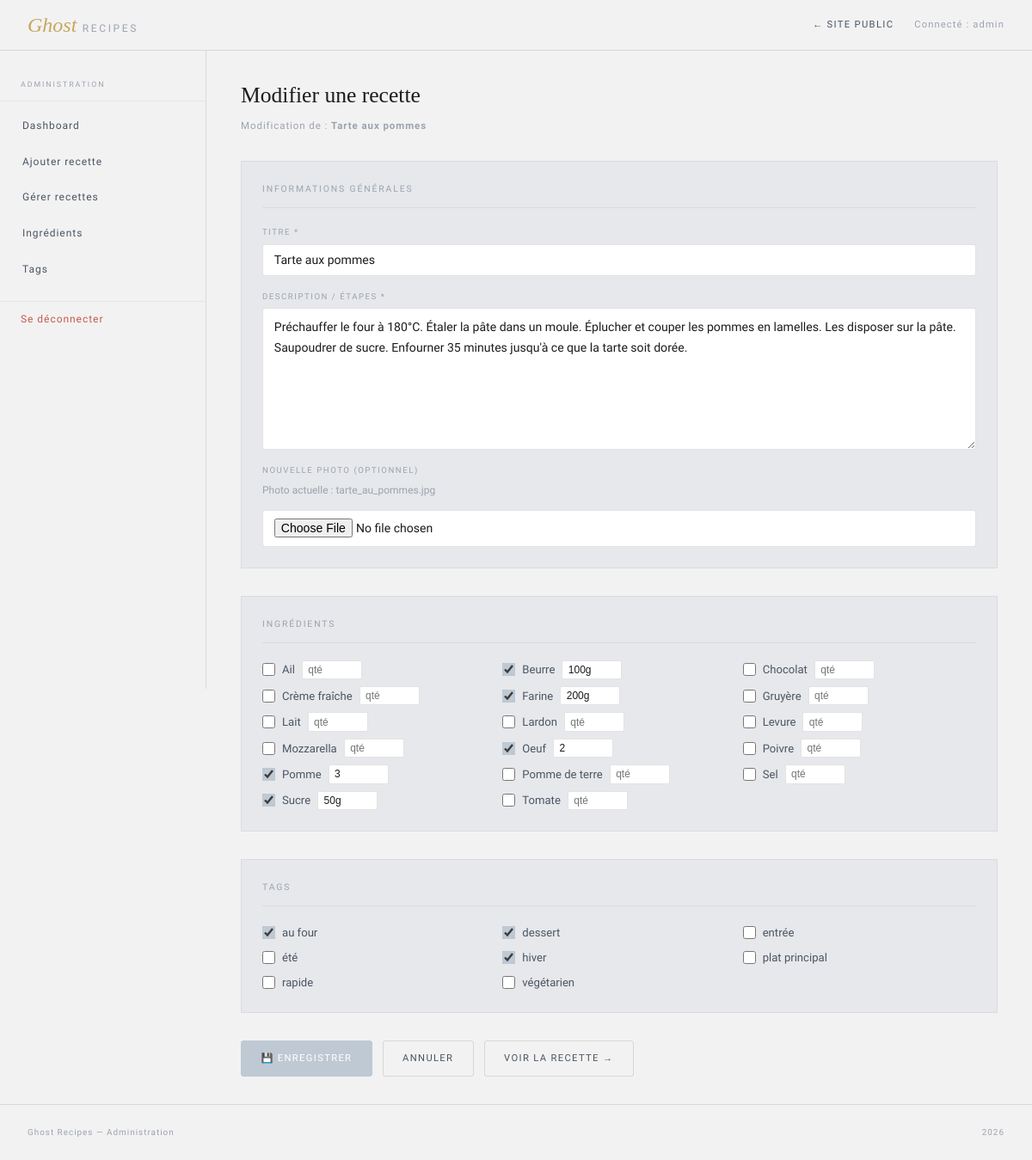
Page /admin/edit_recette.php?id=1 (signed in) on the committed database.
### tables this page shows
CREATE TABLE recette (
    id          INT AUTO_INCREMENT PRIMARY KEY,
    titre       VARCHAR(100) NOT NULL,
    description TEXT         NOT NULL,
    photo       VARCHAR(255),               
    created_at  DATETIME DEFAULT CURRENT_TIMESTAMP,
    updated_at  DATETIME DEFAULT CURRENT_TIMESTAMP ON UPDATE CURRENT_TIMESTAMP
);

CREATE TABLE ingredient (
    id  INT AUTO_INCREMENT PRIMARY KEY,
    nom VARCHAR(100) NOT NULL UNIQUE
);

CREATE TABLE recette_ingredient (
    recette_id    INT         NOT NULL,
    ingredient_id INT         NOT NULL,
    quantite      VARCHAR(50),              
    PRIMARY KEY (recette_id, ingredient_id),
    FOREIGN KEY (recette_id)    REFERENCES recette(id)    ON DELETE CASCADE,
    FOREIGN KEY (ingredient_id) REFERENCES ingredient(id) ON DELETE RESTRICT
);

CREATE TABLE tag (
    id  INT AUTO_INCREMENT PRIMARY KEY,
    nom VARCHAR(50) NOT NULL UNIQUE
);

### classes/Recette.php (called while the page is built, shortened)
<?php
class Recette extends Element {
    public static function getById($pdo, $id) {
        $stmt = $pdo->prepare("SELECT * FROM recette WHERE id = :id");
        $stmt->execute([':id' => $id]);
        return $stmt->fetch(PDO::FETCH_ASSOC);
    }
}
?>

### classes/Ingredient.php (called while the page is built, shortened)
<?php
class Ingredient extends Element {
    public static function getAll($pdo) {
        $stmt = $pdo->query("SELECT * FROM ingredient ORDER BY nom");
        return $stmt->fetchAll(PDO::FETCH_ASSOC);
    }
    public static function getByRecette($pdo, $recette_id) {
        $stmt = $pdo->prepare("
            SELECT i.id, i.nom, ri.quantite
            FROM ingredient i
            JOIN recette_ingredient ri ON i.id = ri.ingredient_id
            WHERE ri.recette_id = :rid
            ORDER BY i.nom
        ");
        $stmt->execute([':rid' => $recette_id]);
        return $stmt->fetchAll(PDO::FETCH_ASSOC);
    }
}
?>

### classes/Tag.php (called while the page is built, shortened)
<?php
class Tag extends Element {
    public static function getAll($pdo) {
        $stmt = $pdo->query("SELECT * FROM tag ORDER BY nom");
        return $stmt->fetchAll(PDO::FETCH_ASSOC);
    }
    public static function getByRecette($pdo, $recette_id) {
        $stmt = $pdo->prepare("
            SELECT t.id, t.nom
            FROM tag t
            JOIN recette_tag rt ON t.id = rt.tag_id
            WHERE rt.recette_id = :rid
            ORDER BY t.nom
        ");
        $stmt->execute([':rid' => $recette_id]);
        return $stmt->fetchAll(PDO::FETCH_ASSOC);
    }
}
?>

### admin/edit_recette.php (the view, shortened to what this page needs)
<?php
require_once "../config/db.php";
require_once "../classes/Recette.php";
require_once "../classes/Ingredient.php";
require_once "../classes/Tag.php";
$id = isset($_GET['id']) ? (int)$_GET['id'] : 0;
$recette = Recette::getById($pdo, $id);
$tags_actuels = array_column(Tag::getByRecette($pdo, $id), 'id');
$ings_actuels = Ingredient::getByRecette($pdo, $id);
$ings_actuels_map = [];
foreach ($ings_actuels as $ing) {
    $ings_actuels_map[$ing['id']] = $ing['quantite'];
}
$tous_ingredients = Ingredient::getAll($pdo);
$tous_tags        = Tag::getAll($pdo);
require_once "header_admin.php";
?>
<h1 class="admin-title">Modifier une recette</h1>
<p class="admin-sub">Modification de : <strong><?= htmlspecialchars($recette['titre']) ?></strong></p>
<form method="POST" action="edit_recette.php?id=<?= $id ?>" enctype="multipart/form-data">
    <div class="form-section">
        <div class="form-section-title">Informations générales</div>
        <div class="form-grid">
            <div class="form-group full">
                <label class="form-label" for="titre">Titre *</label>
                <input class="form-input" type="text" id="titre" name="titre"
                       value="<?= htmlspecialchars($recette['titre']) ?>" required>
            </div>
            <div class="form-group full">
                <label class="form-label" for="description">Description / Étapes *</label>
                <textarea class="form-textarea" id="description" name="description" rows="6" required><?= htmlspecialchars($recette['description']) ?></textarea>
            </div>
            <div class="form-group full">
                <label class="form-label" for="photo">Nouvelle photo (optionnel)</label>
                <?php if (!empty($recette['photo'])): ?>
                    <p style="font-size:0.75rem; color:var(--text3); margin-bottom:0.4rem;">
                        Photo actuelle : <?= htmlspecialchars($recette['photo']) ?>
                    </p>
                <?php endif; ?>
                <input class="form-input" type="file" id="photo" name="photo" accept="image/*">
            </div>
        </div>
    </div>
    <div class="form-section">
        <div class="form-section-title">Ingrédients</div>
        <div class="checkboxes-grid">
            <?php foreach ($tous_ingredients as $ing): ?>
                <div class="checkbox-item">
                    <div class="checkbox-with-qty">
                        <input type="checkbox" name="ingredients[]"
                               value="<?= $ing['id'] ?>"
                               id="ing_<?= $ing['id'] ?>"
                               <?= isset($ings_actuels_map[$ing['id']]) ? 'checked' : '' ?>>
                        <label for="ing_<?= $ing['id'] ?>"><?= htmlspecialchars($ing['nom']) ?></label>
                        <input type="text" name="quantite[<?= $ing['id'] ?>]"
                               placeholder="qté"
                               value="<?= htmlspecialchars($ings_actuels_map[$ing['id']] ?? '') ?>">
                    </div>
                </div>
            <?php endforeach; ?>
        </div>
    </div>
    <div class="form-section">
        <div class="form-section-title">Tags</div>
        <div class="checkboxes-grid">
            <?php foreach ($tous_tags as $tag): ?>
                <div class="checkbox-item">
                    <input type="checkbox" name="tags[]"
                           value="<?= $tag['id'] ?>"
                           id="tag_<?= $tag['id'] ?>"
                           <?= in_array($tag['id'], $tags_actuels) ? 'checked' : '' ?>>
                    <label for="tag_<?= $tag['id'] ?>"><?= htmlspecialchars($tag['nom']) ?></label>
                </div>
            <?php endforeach; ?>
        </div>
    </div>
    <div class="btn-row">
        <button type="submit" class="btn btn-primary">💾 Enregistrer</button>
        <a href="list_recettes.php" class="btn btn-ghost">Annuler</a>
        <a href="../recette.php?id=<?= $id ?>" class="btn btn-ghost" target="_blank">Voir la recette →</a>
    </div>
</form>
<?php require_once "footer_admin.php"; ?>

### public/css/style.css (style rules this page uses)
:root { --bg: #F2F2F2; --bg2: #E6E8EB; --bg3: #DDE3EA; --surface: #FFFFFF; --surface2: #F7F7F8; --border: rgba(30, 30, 30, 0.06); --border2: rgba(30, 30, 30, 0.12); --text: #1C1C1E; --text2: #4B5563; --text3: #9CA3AF; --rose: #BFC9D4; --rose2: #94A3B8; --rose-bg: rgba(191, 201, 212, 0.15); --gold: #C6A85C; --gold2: #A88C3F; --gold-bg: rgba(198, 168, 92, 0.12); --red: #C65A4A; --red-bg: rgba(198, 90, 74, 0.12); --green: #5F8F7B; --green-bg: rgba(95, 143, 123, 0.12); }
* { box-sizing: border-box; margin: 0; padding: 0; }
body { background: var(--bg); color: var(--text); font-family: 'Source Sans 3', sans-serif; font-weight: 300; line-height: 1.6; min-height: 100vh; }
a { text-decoration: none; color: inherit; }
button { cursor: pointer; background: none; border: none; font: inherit; color: inherit; }
.admin-title { font-family: 'Playfair Display', serif; font-size: 1.6rem; font-weight: 400; margin-bottom: 0.3rem; }
.admin-sub { font-size: 0.72rem; color: var(--text3); letter-spacing: 0.08em; margin-bottom: 2rem; }
.form-section { background: var(--bg2); border: 1px solid var(--border); padding: 1.5rem; margin-bottom: 2rem; }
.form-section-title { font-size: 0.65rem; letter-spacing: 0.18em; text-transform: uppercase; color: var(--text3); margin-bottom: 1.25rem; padding-bottom: 0.75rem; border-bottom: 1px solid var(--border); }
.form-grid { display: grid; grid-template-columns: 1fr 1fr; gap: 1rem; }
.form-group { display: flex; flex-direction: column; gap: 0.4rem; }
.form-group.full { grid-column: span 2; }
.form-label { font-size: 0.6rem; letter-spacing: 0.16em; text-transform: uppercase; color: var(--text3); }
.form-input, .form-textarea, .form-select { background: var(--surface); border: 1px solid var(--border2); border-radius: 3px; padding: 0.6rem 0.8rem; font-size: 0.88rem; color: var(--text); outline: none; font-family: inherit; width: 100%; }
.form-input::placeholder, .form-textarea::placeholder { color: var(--text3); }
.form-textarea { resize: vertical; min-height: 120px; line-height: 1.7; }
.checkboxes-grid { display: grid; grid-template-columns: repeat(3, 1fr); gap: 0.5rem; }
.checkbox-item { display: flex; align-items: center; gap: 0.5rem; font-size: 0.82rem; color: var(--text2); }
.checkbox-item input[type="checkbox"] { accent-color: var(--rose); width: 15px; height: 15px; }
.checkbox-with-qty { display: flex; align-items: center; gap: 0.5rem; }
.checkbox-with-qty input[type="text"] { width: 70px; background: var(--surface); border: 1px solid var(--border2); border-radius: 2px; padding: 0.2rem 0.4rem; font-size: 0.75rem; color: var(--text); outline: none; }
.btn { font-size: 0.7rem; letter-spacing: 0.12em; text-transform: uppercase; padding: 0.7rem 1.4rem; border-radius: 3px; display: inline-flex; align-items: center; gap: 0.5rem; }
.btn-primary { background: var(--rose); color: #fff; border: 1px solid var(--rose); }
.btn-ghost { background: transparent; color: var(--text2); border: 1px solid var(--border2); }
.btn-row { display: flex; gap: 0.75rem; margin-top: 1.5rem; flex-wrap: wrap; }
.recipe-card, .tag-btn, .tbl-btn, .btn, .login-btn, .search-wrap input, .hero-search input, .form-input, .form-textarea, .form-select { transition: all 0.2s ease; }

### rows in the picture
recette: titre "Tarte aux pommes", description "Préchauffer le four à 180°C. Étaler la pâte dans un moule. Éplucher et couper les pommes en lamelles. Les disposer sur la pâte. Saupoudrer de sucre. Enfourner 35 minutes jusqu'à ce que la tarte soit dorée.", photo "tarte_au_pommes.jpg"
ingredient: nom "Ail"
ingredient: id "☑", nom "Beurre", id.quantite "100g"
ingredient: nom "Chocolat"
ingredient: nom "Crème fraîche"
ingredient: id "☑", nom "Farine", id "200g"
ingredient: nom "Gruyère"
ingredient: nom "Lait"
ingredient: nom "Lardon"
ingredient: nom "Levure"
ingredient: nom "Mozzarella"
ingredient: id "☑", nom "Oeuf", id "2"
ingredient: nom "Poivre"
ingredient: id "☑", nom "Pomme", id "3"
ingredient: nom "Pomme de terre"
ingredient: nom "Sel"
ingredient: id "☑", nom "Sucre", id "50g"
ingredient: nom "Tomate"
tag: id "☑", nom "au four"
tag: id "☑", nom "dessert"
tag: nom "entrée"
tag: nom "été"
tag: id "☑", nom "hiver"
tag: nom "plat principal"
tag: nom "rapide"
tag: nom "végétarien"

### other values in the picture
$_SESSION['login'] "admin"
